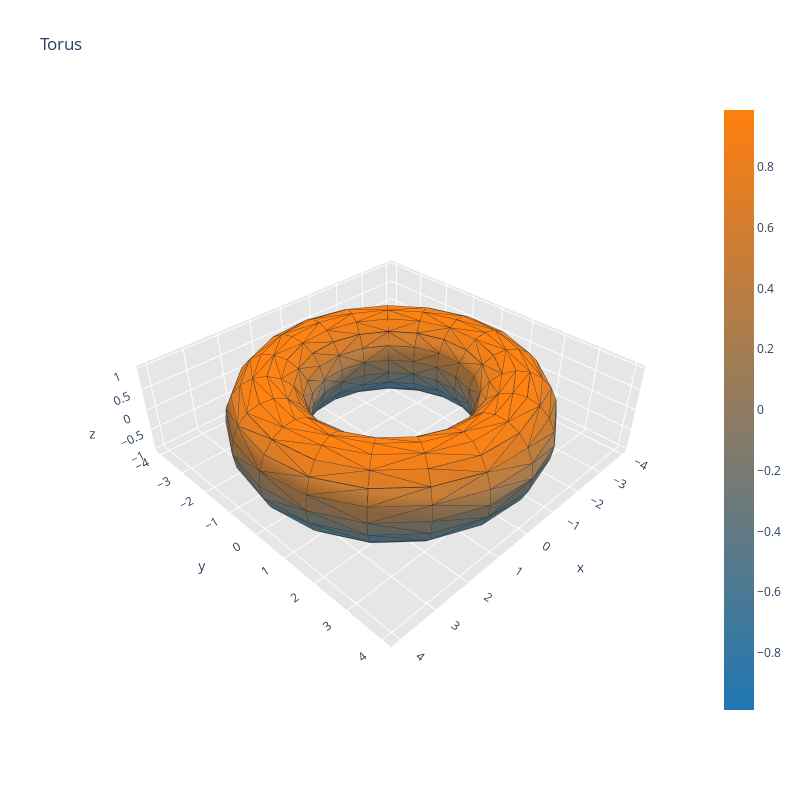

Write notebook code for a chart like this one.
### Markdown cell above
## **📊 3D Plots - Rule Base 1**

---

### Code cell
u = np.linspace(0, 2*np.pi, 20)
v = np.linspace(0, 2*np.pi, 20)
u,v = np.meshgrid(u,v)
u = u.flatten()
v = v.flatten()

x = (3 + (np.cos(v)))*np.cos(u)
y = (3 + (np.cos(v)))*np.sin(u)
z = np.sin(v)


points2D = np.vstack([u,v]).T
tri = Delaunay(points2D)
simplices = tri.simplices

fig = ff.create_trisurf(x=x, y=y, z=z, simplices=simplices, title="Torus", aspectratio=dict(x=1, y=1, z=0.3))
fig.show()

### Figure 1 — Plotly figure (JSON) as saved in the notebook; plotly's stock layout.template omitted (floating-point values rounded to 4 significant figures; data arrays with more than 128 entries replaced by an {"elided": "..."} marker saying what was removed)
{"data": [{"facecolor": {"elided": "722 str values"}, "i": {"elided": "722 int values"}, "j": {"elided": "722 int values"}, "k": {"elided": "722 int values"}, "name": "", "type": "mesh3d", "x": {"elided": "400 float values"}, "y": {"elided": "400 float values"}, "z": {"elided": "400 float values"}}, {"line": {"color": "rgb(50, 50, 50)", "width": 1.5}, "mode": "lines", "showlegend": false, "type": "scatter3d", "x": {"elided": "3610 float values"}, "y": {"elided": "3610 float values"}, "z": {"elided": "3610 float values"}}, {"hoverinfo": "none", "marker": {"color": [-0.9875, 0.9875], "colorscale": [[0, "rgb(31, 119, 180)"], [1, "rgb(255, 127, 14)"]], "showscale": true, "size": 0.1}, "mode": "markers", "showlegend": false, "type": "scatter3d", "x": [4], "y": [0], "z": [0]}], "layout": {"height": 800, "scene": {"aspectratio": {"x": 1, "y": 1, "z": 0.3}, "xaxis": {"backgroundcolor": "rgb(230, 230, 230)", "gridcolor": "rgb(255, 255, 255)", "showbackground": true, "zerolinecolor": "rgb(255, 255, 255)"}, "yaxis": {"backgroundcolor": "rgb(230, 230, 230)", "gridcolor": "rgb(255, 255, 255)", "showbackground": true, "zerolinecolor": "rgb(255, 255, 255)"}, "zaxis": {"backgroundcolor": "rgb(230, 230, 230)", "gridcolor": "rgb(255, 255, 255)", "showbackground": true, "zerolinecolor": "rgb(255, 255, 255)"}}, "title": {"text": "Torus"}, "width": 800}}
